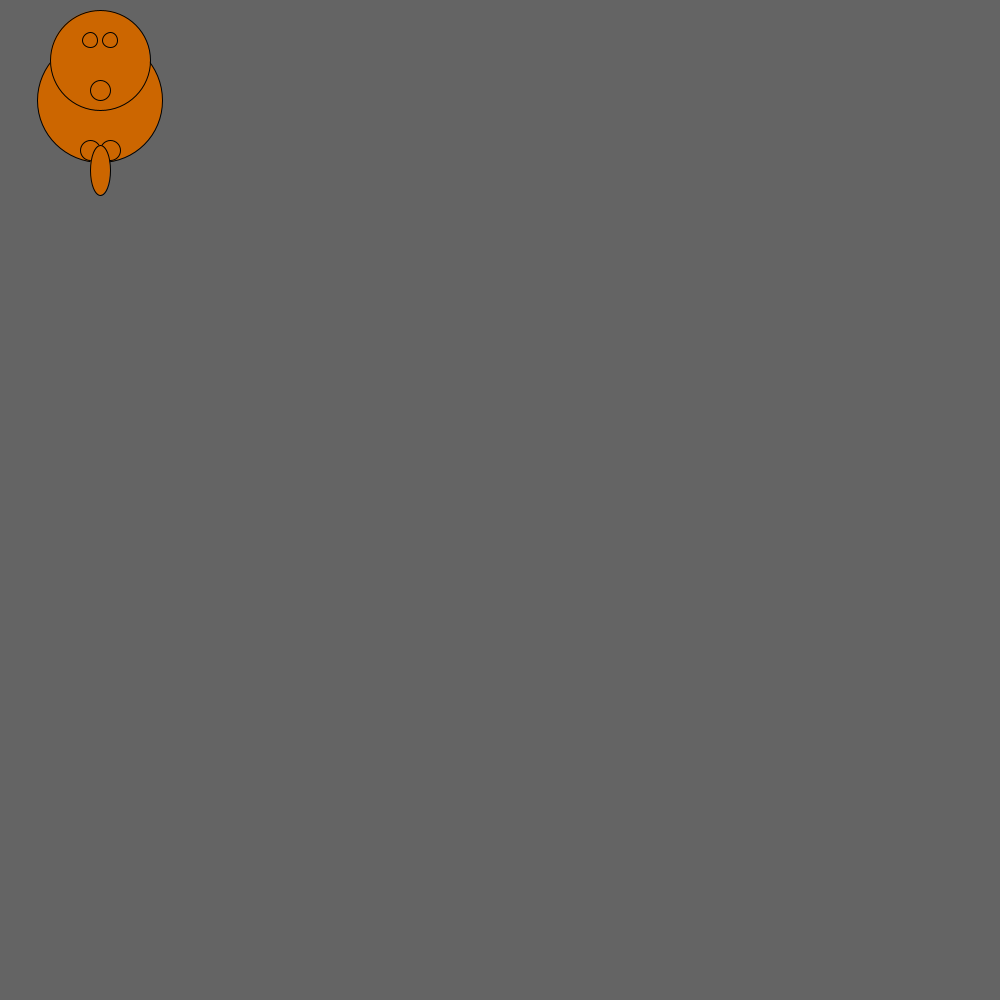
Frame 1 (no input)
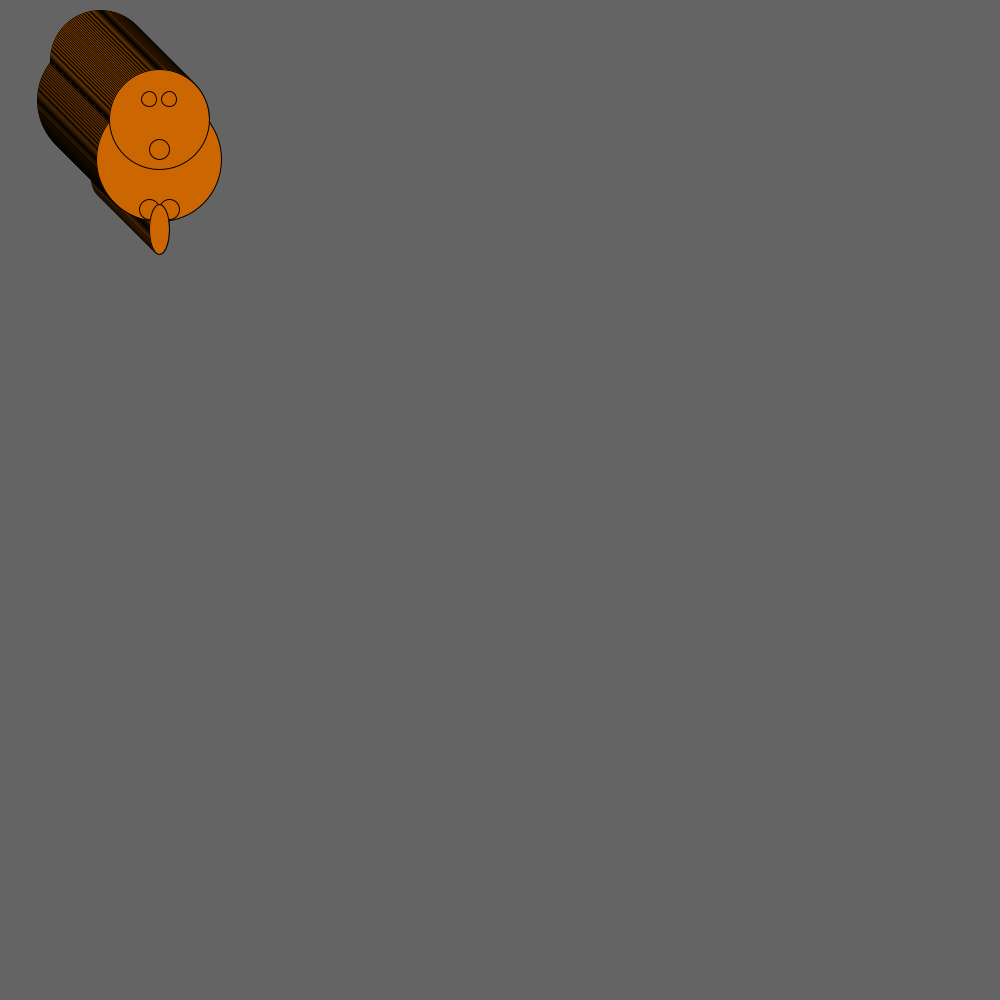
Frame 60 (the mouse pressed at the canvas centre just before this capture)
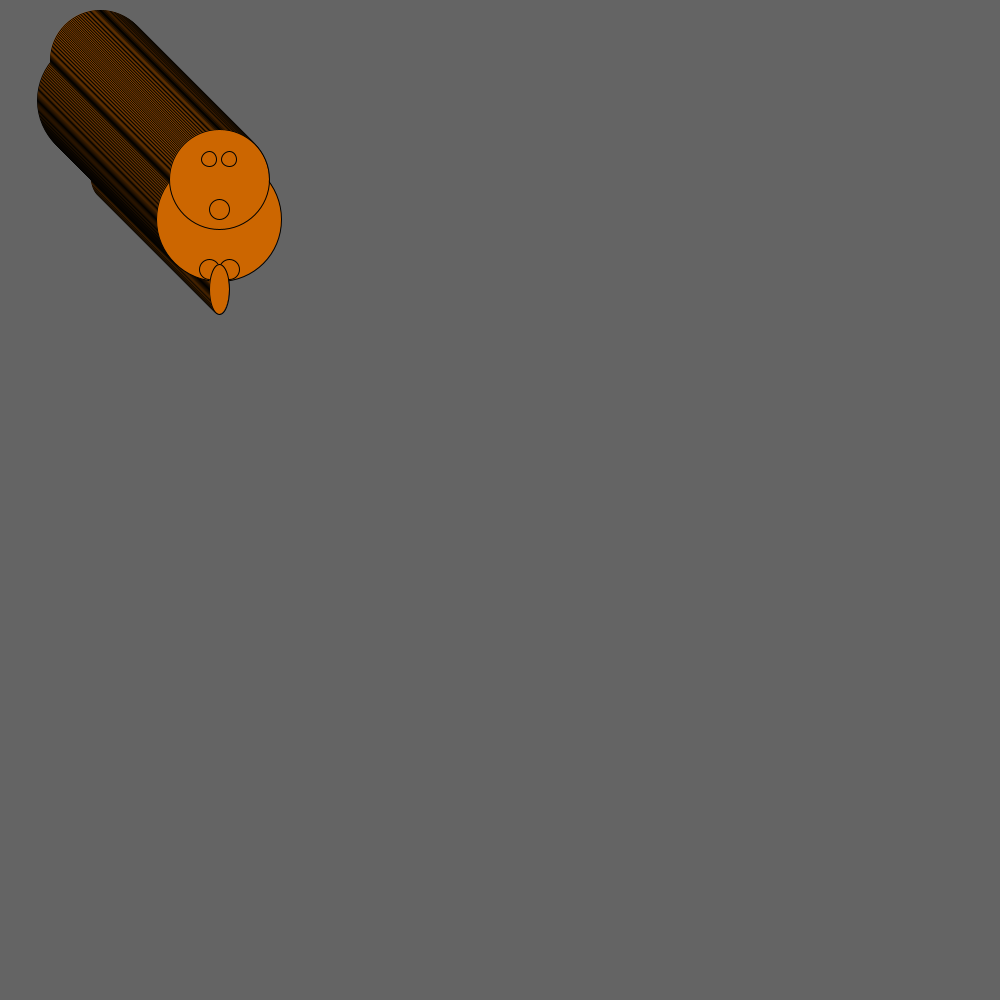
Frame 120 (the mouse held since frame 60 and released just before this capture)

The Processing sketch that drew these frames (run headless with seeded random() and noise(); from frame 60 on, the mouse is pressed at the canvas centre):

// Processing sketch: Creature_walk
// ── Creature_walk.pde
int x=100;
int y=100;

void setup(){
  background(100);
 size(1000,1000);
}

void draw(){
clear();
fill(204, 102, 0);
ellipse(x,y,125,125);
ellipse(x,y-40,100,100);
ellipse(x-10,y-60,15,15); 
ellipse(x+10,y-60,15,15); 
ellipse(x,y-10,20,20);
ellipse(x+10,y+50,20,20);
ellipse(x-10,y+50,20,20);
ellipse(x,y+70,20,50);
x=x+1;
y=y+1;
}
